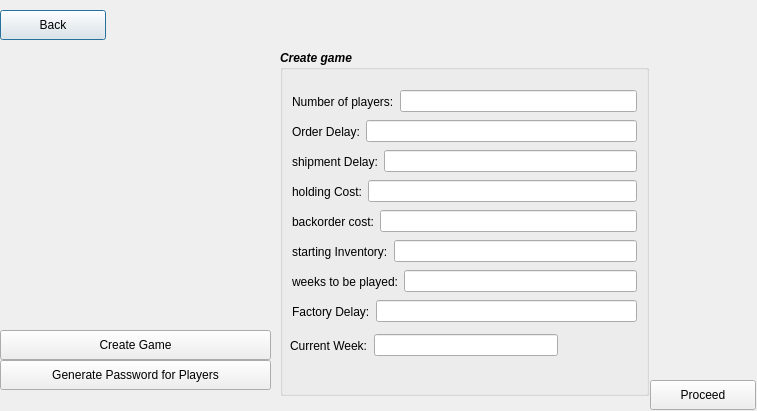
<?xml version="1.0" encoding="UTF-8"?>
<ui version="4.0">
 <class>InstructorUI</class>
 <widget class="QDialog" name="InstructorUI">
  <property name="geometry">
   <rect>
    <x>0</x>
    <y>0</y>
    <width>757</width>
    <height>411</height>
   </rect>
  </property>
  <property name="windowTitle">
   <string>Dialog</string>
  </property>
  <widget class="QLabel" name="label_pic">
   <property name="geometry">
    <rect>
     <x>50</x>
     <y>80</y>
     <width>201</width>
     <height>251</height>
    </rect>
   </property>
   <property name="minimumSize">
    <size>
     <width>10</width>
     <height>10</height>
    </size>
   </property>
   <property name="text">
    <string/>
   </property>
  </widget>
  <widget class="QPushButton" name="pushButton_back">
   <property name="geometry">
    <rect>
     <x>0</x>
     <y>10</y>
     <width>106</width>
     <height>30</height>
    </rect>
   </property>
   <property name="text">
    <string>Back</string>
   </property>
  </widget>
  <widget class="QPushButton" name="pushButton_Proceed">
   <property name="geometry">
    <rect>
     <x>650</x>
     <y>380</y>
     <width>106</width>
     <height>30</height>
    </rect>
   </property>
   <property name="text">
    <string>Proceed</string>
   </property>
  </widget>
  <widget class="QPushButton" name="pushButton_PlayerPass">
   <property name="geometry">
    <rect>
     <x>0</x>
     <y>360</y>
     <width>271</width>
     <height>30</height>
    </rect>
   </property>
   <property name="text">
    <string>Generate Password for Players</string>
   </property>
  </widget>
  <widget class="QGroupBox" name="groupBox">
   <property name="geometry">
    <rect>
     <x>280</x>
     <y>50</y>
     <width>369</width>
     <height>346</height>
    </rect>
   </property>
   <property name="font">
    <font>
     <weight>75</weight>
     <italic>true</italic>
     <bold>true</bold>
    </font>
   </property>
   <property name="title">
    <string>Create game</string>
   </property>
   <widget class="QWidget" name="layoutWidget">
    <property name="geometry">
     <rect>
      <x>10</x>
      <y>280</y>
      <width>268</width>
      <height>31</height>
     </rect>
    </property>
    <layout class="QHBoxLayout" name="horizontalLayout_9">
     <item>
      <widget class="QLabel" name="label_9">
       <property name="font">
        <font>
         <weight>50</weight>
         <italic>false</italic>
         <bold>false</bold>
        </font>
       </property>
       <property name="text">
        <string>Current Week:</string>
       </property>
       <property name="buddy">
        <cstring>lineEdit_currentWeek</cstring>
       </property>
      </widget>
     </item>
     <item>
      <widget class="QLineEdit" name="lineEdit_currentWeek"/>
     </item>
    </layout>
   </widget>
   <widget class="QWidget" name="layoutWidget">
    <property name="geometry">
     <rect>
      <x>12</x>
      <y>36</y>
      <width>345</width>
      <height>31</height>
     </rect>
    </property>
    <layout class="QHBoxLayout" name="horizontalLayout">
     <item>
      <widget class="QLabel" name="label">
       <property name="font">
        <font>
         <weight>50</weight>
         <italic>false</italic>
         <bold>false</bold>
        </font>
       </property>
       <property name="text">
        <string>Number of players:</string>
       </property>
       <property name="buddy">
        <cstring>lineEdit_numOfPlayer</cstring>
       </property>
      </widget>
     </item>
     <item>
      <widget class="QLineEdit" name="lineEdit_numOfPlayer"/>
     </item>
    </layout>
   </widget>
   <widget class="QWidget" name="layoutWidget">
    <property name="geometry">
     <rect>
      <x>12</x>
      <y>66</y>
      <width>345</width>
      <height>31</height>
     </rect>
    </property>
    <layout class="QHBoxLayout" name="horizontalLayout_2">
     <item>
      <widget class="QLabel" name="label_2">
       <property name="font">
        <font>
         <weight>50</weight>
         <italic>false</italic>
         <bold>false</bold>
        </font>
       </property>
       <property name="text">
        <string>Order Delay:</string>
       </property>
       <property name="buddy">
        <cstring>lineEdit_OrderDelay</cstring>
       </property>
      </widget>
     </item>
     <item>
      <widget class="QLineEdit" name="lineEdit_OrderDelay"/>
     </item>
    </layout>
   </widget>
   <widget class="QWidget" name="layoutWidget">
    <property name="geometry">
     <rect>
      <x>12</x>
      <y>96</y>
      <width>345</width>
      <height>31</height>
     </rect>
    </property>
    <layout class="QHBoxLayout" name="horizontalLayout_3">
     <item>
      <widget class="QLabel" name="label_3">
       <property name="font">
        <font>
         <weight>50</weight>
         <italic>false</italic>
         <bold>false</bold>
        </font>
       </property>
       <property name="text">
        <string>shipment Delay:</string>
       </property>
       <property name="buddy">
        <cstring>lineEdit_ShipDelay</cstring>
       </property>
      </widget>
     </item>
     <item>
      <widget class="QLineEdit" name="lineEdit_ShipDelay"/>
     </item>
    </layout>
   </widget>
   <widget class="QWidget" name="layoutWidget">
    <property name="geometry">
     <rect>
      <x>12</x>
      <y>126</y>
      <width>345</width>
      <height>31</height>
     </rect>
    </property>
    <layout class="QHBoxLayout" name="horizontalLayout_4">
     <item>
      <widget class="QLabel" name="label_4">
       <property name="font">
        <font>
         <weight>50</weight>
         <italic>false</italic>
         <bold>false</bold>
        </font>
       </property>
       <property name="text">
        <string>holding Cost:</string>
       </property>
       <property name="buddy">
        <cstring>lineEdit_HoldCost</cstring>
       </property>
      </widget>
     </item>
     <item>
      <widget class="QLineEdit" name="lineEdit_HoldCost"/>
     </item>
    </layout>
   </widget>
   <widget class="QWidget" name="layoutWidget">
    <property name="geometry">
     <rect>
      <x>12</x>
      <y>156</y>
      <width>345</width>
      <height>31</height>
     </rect>
    </property>
    <layout class="QHBoxLayout" name="horizontalLayout_5">
     <item>
      <widget class="QLabel" name="label_5">
       <property name="font">
        <font>
         <weight>50</weight>
         <italic>false</italic>
         <bold>false</bold>
        </font>
       </property>
       <property name="text">
        <string>backorder cost:</string>
       </property>
       <property name="buddy">
        <cstring>lineEdit_BackCost</cstring>
       </property>
      </widget>
     </item>
     <item>
      <widget class="QLineEdit" name="lineEdit_BackCost"/>
     </item>
    </layout>
   </widget>
   <widget class="QWidget" name="layoutWidget">
    <property name="geometry">
     <rect>
      <x>12</x>
      <y>186</y>
      <width>345</width>
      <height>31</height>
     </rect>
    </property>
    <layout class="QHBoxLayout" name="horizontalLayout_6">
     <item>
      <widget class="QLabel" name="label_6">
       <property name="font">
        <font>
         <weight>50</weight>
         <italic>false</italic>
         <bold>false</bold>
        </font>
       </property>
       <property name="text">
        <string>starting Inventory:</string>
       </property>
       <property name="buddy">
        <cstring>lineEdit_StartInventory</cstring>
       </property>
      </widget>
     </item>
     <item>
      <widget class="QLineEdit" name="lineEdit_StartInventory"/>
     </item>
    </layout>
   </widget>
   <widget class="QWidget" name="layoutWidget">
    <property name="geometry">
     <rect>
      <x>12</x>
      <y>216</y>
      <width>345</width>
      <height>31</height>
     </rect>
    </property>
    <layout class="QHBoxLayout" name="horizontalLayout_7">
     <item>
      <widget class="QLabel" name="label_7">
       <property name="font">
        <font>
         <weight>50</weight>
         <italic>false</italic>
         <bold>false</bold>
        </font>
       </property>
       <property name="text">
        <string>weeks to be played:</string>
       </property>
       <property name="buddy">
        <cstring>lineEdit_WeeksPlayed</cstring>
       </property>
      </widget>
     </item>
     <item>
      <widget class="QLineEdit" name="lineEdit_WeeksPlayed"/>
     </item>
    </layout>
   </widget>
   <widget class="QWidget" name="layoutWidget">
    <property name="geometry">
     <rect>
      <x>12</x>
      <y>246</y>
      <width>345</width>
      <height>31</height>
     </rect>
    </property>
    <layout class="QHBoxLayout" name="horizontalLayout_8">
     <item>
      <widget class="QLabel" name="label_8">
       <property name="font">
        <font>
         <weight>50</weight>
         <italic>false</italic>
         <bold>false</bold>
        </font>
       </property>
       <property name="text">
        <string>Factory Delay:</string>
       </property>
       <property name="buddy">
        <cstring>lineEdit_FactDelay</cstring>
       </property>
      </widget>
     </item>
     <item>
      <widget class="QLineEdit" name="lineEdit_FactDelay"/>
     </item>
    </layout>
   </widget>
   <widget class="QWidget" name="layoutWidget">
    <property name="geometry">
     <rect>
      <x>12</x>
      <y>276</y>
      <width>16</width>
      <height>16</height>
     </rect>
    </property>
    <layout class="QVBoxLayout" name="verticalLayout"/>
   </widget>
  </widget>
  <widget class="QPushButton" name="pushButton_createGame">
   <property name="geometry">
    <rect>
     <x>0</x>
     <y>330</y>
     <width>271</width>
     <height>30</height>
    </rect>
   </property>
   <property name="text">
    <string>Create Game</string>
   </property>
  </widget>
 </widget>
 <tabstops>
  <tabstop>lineEdit_numOfPlayer</tabstop>
  <tabstop>lineEdit_OrderDelay</tabstop>
  <tabstop>lineEdit_ShipDelay</tabstop>
  <tabstop>lineEdit_HoldCost</tabstop>
  <tabstop>lineEdit_BackCost</tabstop>
  <tabstop>lineEdit_StartInventory</tabstop>
  <tabstop>lineEdit_WeeksPlayed</tabstop>
  <tabstop>lineEdit_FactDelay</tabstop>
  <tabstop>pushButton_back</tabstop>
 </tabstops>
 <resources/>
 <connections/>
</ui>
